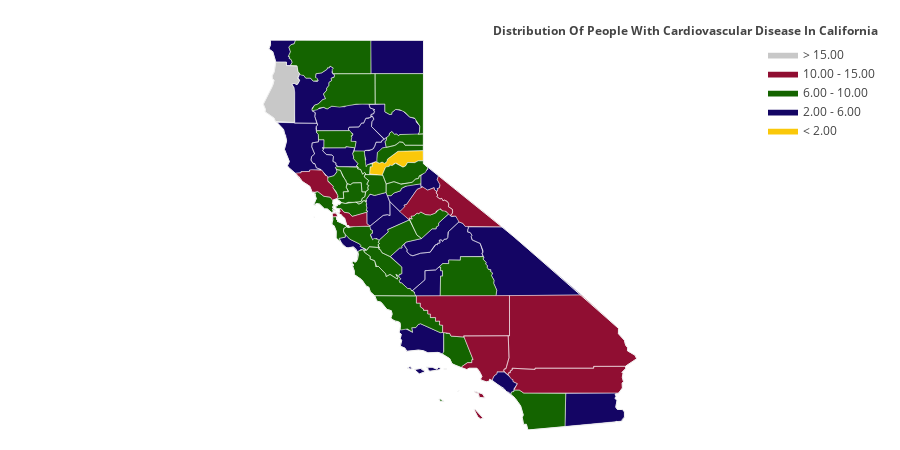

The cell this chart's notebook holds for it:
### Code cell
values = CA_count[2].tolist()
fips = CA_count.index.tolist()

colorscale = [
        'rgb(250,200,10)',
        'rgb(20,5,100)',
        'rgb(20,100,0)',
        'rgb(144,14,50)',
        'rgb(200,200,200)',
        'rgb(80,80,80)'
    ]


endpts = list(np.mgrid[min(values):max(values):4j])

fig = ff.create_choropleth(
    fips=fips, values=values, scope=['California'], show_state_data=True,
     binning_endpoints=endpts, round_legend_values=True,colorscale=colorscale,
    
    legend_title=' Distribution Of People With Cardiovascular Disease In California',
    county_outline={'color': 'rgb(255,255,255)', 'width': 0.5},
    exponent_format=True,
)
fig.layout.template = None
fig.show()

### Figure 1 — Plotly figure (JSON) as saved in the notebook; plotly's stock layout.template omitted (floating-point values rounded to 4 significant figures; data arrays with more than 128 entries replaced by an {"elided": "..."} marker saying what was removed)
{"data": [{"fill": "toself", "fillcolor": "rgb(250,200,10)", "hoverinfo": "none", "line": {"color": "rgb(255,255,255)", "width": 0.5}, "mode": "lines", "name": "< 2.00", "type": "scatter", "x": [-121.5, -121.5, -121.4, -121.4, -121.3, -121.2, -121.1, -121.0, -121.0, -120.7, -120.0, -120.0, -120.1, -120.2, -120.4, -120.5, -120.6, -120.7, -120.8, -120.9, -120.9, -120.9, -121.1, -121.1, -121.5, null], "y": [38.75, 38.93, 38.93, 39.0, 39.05, 39.01, 39.04, 39.01, 39.11, 39.3, 39.32, 39.07, 39.07, 39.02, 39.03, 38.94, 38.91, 39.01, 39.0, 38.95, 38.96, 38.94, 38.9, 38.71, 38.75, null]}, {"fill": "toself", "fillcolor": "rgb(20,5,100)", "hoverinfo": "none", "line": {"color": "rgb(255,255,255)", "width": 0.5}, "mode": "lines", "name": "2.00 - 6.00", "type": "scatter", "x": {"elided": "593 float values"}, "y": {"elided": "593 float values"}}, {"fill": "toself", "fillcolor": "rgb(20,100,0)", "hoverinfo": "none", "line": {"color": "rgb(255,255,255)", "width": 0.5}, "mode": "lines", "name": "6.00 - 10.00", "type": "scatter", "x": {"elided": "620 float values"}, "y": {"elided": "620 float values"}}, {"fill": "toself", "fillcolor": "rgb(144,14,50)", "hoverinfo": "none", "line": {"color": "rgb(255,255,255)", "width": 0.5}, "mode": "lines", "name": "10.00 - 15.00", "type": "scatter", "x": {"elided": "259 float values"}, "y": {"elided": "259 float values"}}, {"fill": "toself", "fillcolor": "rgb(200,200,200)", "hoverinfo": "none", "line": {"color": "rgb(255,255,255)", "width": 0.5}, "mode": "lines", "name": "> 15.00", "type": "scatter", "x": [-124.4, -124.1, -124.1, -124.2, -124.2, -124.1, -124.1, -123.8, -123.8, -123.5, -123.5, -123.4, -123.5, -123.4, -123.5, -123.6, -123.6, -123.6, -123.5, -123.5, -124.1, -124.1, -124.4, -124.3, -124.4, null], "y": [40.44, 40.93, 41.03, 41.05, 41.13, 41.23, 41.46, 41.46, 41.38, 41.37, 41.24, 41.18, 41.08, 41.01, 40.91, 40.95, 40.93, 40.84, 40.73, 40.0, 40.02, 40.1, 40.26, 40.31, 40.44, null]}, {"hoverinfo": "text", "legendgroup": "centroids", "marker": {"color": "white", "opacity": 0}, "mode": "markers", "name": "US Counties", "selected": {"marker": {"color": "white", "opacity": 1, "size": 3}}, "showlegend": false, "text": ["County: Ventura<br>State: California<br>FIPS: 06111<br>Value: 9.0", "County: Ventura<br>State: California<br>FIPS: 06111<br>Value: 9.0", "County: Ventura<br>State: California<br>FIPS: 06111<br>Value: 9.0", "County: Santa Barbara<br>State: California<br>FIPS: 06083<br>Value: 5.0", "County: Santa Barbara<br>State: California<br>FIPS: 06083<br>Value: 5.0", "County: Santa Barbara<br>State: California<br>FIPS: 06083<br>Value: 5.0", "County: Santa Barbara<br>State: California<br>FIPS: 06083<br>Value: 5.0", "County: Santa Barbara<br>State: California<br>FIPS: 06083<br>Value: 5.0", "County: San Francisco<br>State: California<br>FIPS: 06075<br>Value: 11.0", "County: San Francisco<br>State: California<br>FIPS: 06075<br>Value: 11.0", "County: San Francisco<br>State: California<br>FIPS: 06075<br>Value: 11.0", "County: San Francisco<br>State: California<br>FIPS: 06075<br>Value: 11.0", "County: San Francisco<br>State: California<br>FIPS: 06075<br>Value: 11.0", "County: Marin<br>State: California<br>FIPS: 06041<br>Value: 10.0", "County: Marin<br>State: California<br>FIPS: 06041<br>Value: 10.0", "County: Los Angeles<br>State: California<br>FIPS: 06037<br>Value: 15.0", "County: Los Angeles<br>State: California<br>FIPS: 06037<br>Value: 15.0", "County: Los Angeles<br>State: California<br>FIPS: 06037<br>Value: 15.0", "County: Del Norte<br>State: California<br>FIPS: 06015<br>Value: 3.0", "County: Del Norte<br>State: California<br>FIPS: 06015<br>Value: 3.0", "County: Alameda<br>State: California<br>FIPS: 06001<br>Value: 12.0", "County: Alpine<br>State: California<br>FIPS: 06003<br>Value: 5.0", "County: Amador<br>State: California<br>FIPS: 06005<br>Value: 9.0", "County: Butte<br>State: California<br>FIPS: 06007<br>Value: 5.0", "County: Calaveras<br>State: California<br>FIPS: 06009<br>Value: 3.0", "County: Colusa<br>State: California<br>FIPS: 06011<br>Value: 3.0", "County: Contra Costa<br>State: California<br>FIPS: 06013<br>Value: 10.0", "County: El Dorado<br>State: California<br>FIPS: 06017<br>Value: 7.0", "County: Fresno<br>State: California<br>FIPS: 06019<br>Value: 4.0", "County: Glenn<br>State: California<br>FIPS: 06021<br>Value: 7.0", "County: Humboldt<br>State: California<br>FIPS: 06023<br>Value: nan", "County: Imperial<br>State: California<br>FIPS: 06025<br>Value: 3.0", "County: Inyo<br>State: California<br>FIPS: 06027<br>Value: 4.0", "County: Kern<br>State: California<br>FIPS: 06029<br>Value: 14.0", "County: Kings<br>State: California<br>FIPS: 06031<br>Value: 6.0", "County: Lake<br>State: California<br>FIPS: 06033<br>Value: 5.0", "County: Lassen<br>State: California<br>FIPS: 06035<br>Value: 8.0", "County: Madera<br>State: California<br>FIPS: 06039<br>Value: 3.0", "County: Mariposa<br>State: California<br>FIPS: 06043<br>Value: 7.0", "County: Mendocino<br>State: California<br>FIPS: 06045<br>Value: 5.0", "County: Merced<br>State: California<br>FIPS: 06047<br>Value: 7.0", "County: Modoc<br>State: California<br>FIPS: 06049<br>Value: 6.0", "County: Mono<br>State: California<br>FIPS: 06051<br>Value: 11.0", "County: Monterey<br>State: California<br>FIPS: 06053<br>Value: 7.0", "County: Napa<br>State: California<br>FIPS: 06055<br>Value: 7.0", "County: Nevada<br>State: California<br>FIPS: 06057<br>Value: 10.0", "County: Orange<br>State: California<br>FIPS: 06059<br>Value: 6.0", "County: Placer<br>State: California<br>FIPS: 06061<br>Value: 2.0", "County: Plumas<br>State: California<br>FIPS: 06063<br>Value: 5.0", "County: Riverside<br>State: California<br>FIPS: 06065<br>Value: 11.0", "County: Sacramento<br>State: California<br>FIPS: 06067<br>Value: 7.0", "County: San Benito<br>State: California<br>FIPS: 06069<br>Value: 9.0", "County: San Bernardino<br>State: California<br>FIPS: 06071<br>Value: 12.0", "County: San Diego<br>State: California<br>FIPS: 06073<br>Value: 8.0", "County: San Joaquin<br>State: California<br>FIPS: 06077<br>Value: 3.0", "County: San Luis Obispo<br>State: California<br>FIPS: 06079<br>Value: 7.0", "County: San Mateo<br>State: California<br>FIPS: 06081<br>Value: 10.0", "County: Santa Clara<br>State: California<br>FIPS: 06085<br>Value: 7.0", "County: Santa Cruz<br>State: California<br>FIPS: 06087<br>Value: 3.0", "County: Shasta<br>State: California<br>FIPS: 06089<br>Value: 10.0", "County: Sierra<br>State: California<br>FIPS: 06091<br>Value: 8.0", "County: Siskiyou<br>State: California<br>FIPS: 06093<br>Value: 8.0", "County: Solano<br>State: California<br>FIPS: 06095<br>Value: 10.0", "County: Sonoma<br>State: California<br>FIPS: 06097<br>Value: 12.0", "County: Stanislaus<br>State: California<br>FIPS: 06099<br>Value: 5.0", "County: Sutter<br>State: California<br>FIPS: 06101<br>Value: 8.0", "County: Tehama<br>State: California<br>FIPS: 06103<br>Value: 5.0", "County: Trinity<br>State: California<br>FIPS: 06105<br>Value: 6.0", "County: Tulare<br>State: California<br>FIPS: 06107<br>Value: 10.0", "County: Tuolumne<br>State: California<br>FIPS: 06109<br>Value: 14.0", "County: Yolo<br>State: California<br>FIPS: 06113<br>Value: 9.0", "County: Yuba<br>State: California<br>FIPS: 06115<br>Value: 5.0"], "type": "scatter", "unselected": {"marker": {"opacity": 0}}, "x": [[-119.4], [-119.1], [-119.5], [-119.0], [-119.7], [-120.1], [-120.4], [-120.0], [-123.0], [-122.3], [-122.4], [-122.4], [-122.4], [-122.4], [-122.7], [-118.4], [-118.5], [-118.2], [-124.2], [-123.9], -121.9, -119.8, -120.7, -121.6, -120.6, -122.2, -121.9, -120.5, -119.6, -122.4, -123.9, -115.4, -117.4, -118.7, -119.8, -122.8, -120.6, -119.8, -119.9, -123.4, -120.7, -120.7, -118.9, -121.2, -122.3, -120.8, -117.8, -120.7, -120.8, -116.0, -121.3, -121.1, -116.2, -116.7, -121.3, -120.4, -122.3, -121.7, -122.0, -122.0, -120.5, -122.5, -121.9, -122.9, -121.0, -121.7, -122.2, -123.1, -118.8, -120.0, -121.9, -121.4], "y": [[34.01], [34.47], [33.25], [33.48], [34.01], [33.97], [34.04], [34.72], [37.7], [37.78], [37.82], [37.86], [37.76], [37.86], [38.07], [33.38], [32.9], [34.36], [41.95], [41.74], 37.65, 38.6, 38.45, 39.67, 38.2, 39.18, 37.92, 38.78, 36.76, 39.6, 40.7, 33.04, 36.51, 35.34, 36.08, 39.1, 40.67, 37.22, 37.58, 39.44, 37.19, 41.59, 37.94, 36.22, 38.51, 39.3, 33.7, 39.06, 40.0, 33.74, 38.45, 36.61, 34.84, 33.03, 37.93, 35.39, 37.42, 37.23, 37.06, 40.76, 39.58, 41.59, 38.27, 38.53, 37.56, 39.03, 40.13, 40.65, 36.22, 38.03, 38.69, 39.27]}, {"hoverinfo": "text", "legendgroup": "States", "line": {"color": "rgb(240, 240, 240)", "width": 1}, "mode": "lines", "showlegend": false, "type": "scatter", "x": {"elided": "263 float values"}, "y": {"elided": "263 float values"}}], "layout": {"annotations": [{"showarrow": false, "text": "<b> Distribution Of People With Cardiovascular Disease In California</b>", "x": 1, "xanchor": "right", "xref": "paper", "y": 1.05, "yref": "paper"}], "dragmode": "select", "height": 450, "hovermode": "closest", "legend": {"traceorder": "reversed", "x": 1, "xanchor": "right", "y": 1, "yanchor": "top"}, "margin": {"b": 20, "l": 20, "r": 20, "t": 40}, "width": 900, "xaxis": {"autorange": false, "fixedrange": true, "range": [-131.1, -107.4], "showgrid": false, "showticklabels": false, "zeroline": false}, "yaxis": {"autorange": false, "fixedrange": true, "range": [32.53, 42.0], "showgrid": false, "showticklabels": false, "zeroline": false}}}
